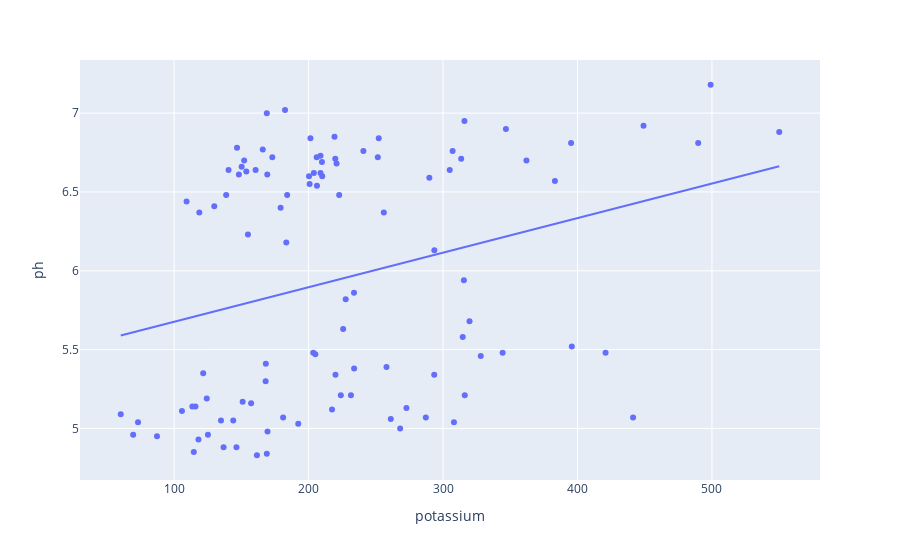

Notebook code cell kept with this figure:
### Code cell
# Look at potassium vs. ph
fig = px.scatter(df, x="potassium", y="ph", trendline = "ols")
fig.show()
